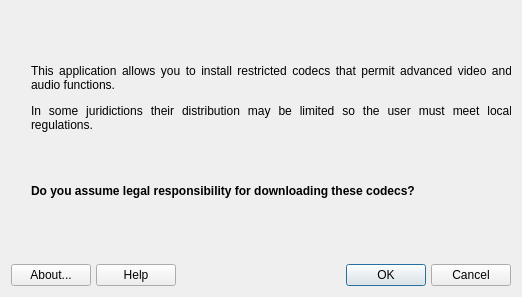
<?xml version="1.0" encoding="UTF-8"?>
<ui version="4.0">
 <class>codecs</class>
 <widget class="QDialog" name="codecs">
  <property name="geometry">
   <rect>
    <x>0</x>
    <y>0</y>
    <width>522</width>
    <height>297</height>
   </rect>
  </property>
  <property name="windowTitle">
   <string>Codecs Installer</string>
  </property>
  <layout class="QVBoxLayout" name="verticalLayout">
   <item>
    <widget class="QStackedWidget" name="stackedWidget">
     <property name="currentIndex">
      <number>0</number>
     </property>
     <widget class="QWidget" name="pageAccept">
      <widget class="QLabel" name="labelAccept">
       <property name="geometry">
        <rect>
         <x>20</x>
         <y>20</y>
         <width>481</width>
         <height>201</height>
        </rect>
       </property>
       <property name="text">
        <string>&lt;html&gt;&lt;head/&gt;&lt;body&gt;&lt;p align=&quot;justify&quot;&gt;This application allows you to install restricted codecs that permit advanced video and audio functions.&lt;/p&gt;&lt;p align=&quot;justify&quot;&gt;In some juridictions their distribution may be limited so the user must meet local regulations. &lt;/p&gt;&lt;p align=&quot;justify&quot;&gt;&lt;br/&gt;&lt;/p&gt;&lt;p align=&quot;justify&quot;&gt;&lt;span style=&quot; font-weight:600;&quot;&gt;Do you assume legal responsibility for downloading these codecs?&lt;/span&gt;&lt;/p&gt;&lt;/body&gt;&lt;/html&gt;</string>
       </property>
       <property name="textFormat">
        <enum>Qt::RichText</enum>
       </property>
       <property name="wordWrap">
        <bool>true</bool>
       </property>
      </widget>
     </widget>
     <widget class="QWidget" name="pageDownload">
      <layout class="QVBoxLayout" name="verticalLayout_2">
       <item>
        <widget class="QGroupBox" name="groupBox">
         <property name="title">
          <string>Downloading codecs files</string>
         </property>
         <widget class="QLabel" name="labelDownload">
          <property name="geometry">
           <rect>
            <x>0</x>
            <y>30</y>
            <width>481</width>
            <height>151</height>
           </rect>
          </property>
          <property name="text">
           <string/>
          </property>
          <property name="wordWrap">
           <bool>true</bool>
          </property>
         </widget>
        </widget>
       </item>
       <item>
        <widget class="QProgressBar" name="progressBar">
         <property name="value">
          <number>24</number>
         </property>
        </widget>
       </item>
      </layout>
     </widget>
    </widget>
   </item>
   <item>
    <layout class="QGridLayout" name="buttonBar" columnstretch="0,0,0,0,0,0,0,0,0">
     <property name="sizeConstraint">
      <enum>QLayout::SetDefaultConstraint</enum>
     </property>
     <property name="leftMargin">
      <number>0</number>
     </property>
     <property name="topMargin">
      <number>0</number>
     </property>
     <property name="rightMargin">
      <number>0</number>
     </property>
     <property name="bottomMargin">
      <number>0</number>
     </property>
     <property name="spacing">
      <number>5</number>
     </property>
     <item row="0" column="8">
      <widget class="QPushButton" name="buttonCancel">
       <property name="toolTip">
        <string>Cancel any changes then quit</string>
       </property>
       <property name="text">
        <string>Cancel</string>
       </property>
       <property name="icon">
        <iconset>
         <normaloff>../../../../../../../../../../usr/share/icons/Tango/16x16/actions/gtk-cancel.png</normaloff>../../../../../../../../../../usr/share/icons/Tango/16x16/actions/gtk-cancel.png</iconset>
       </property>
       <property name="shortcut">
        <string>Alt+N</string>
       </property>
       <property name="autoDefault">
        <bool>true</bool>
       </property>
      </widget>
     </item>
     <item row="0" column="6">
      <widget class="QPushButton" name="buttonOk">
       <property name="toolTip">
        <string>Apply any changes then quit</string>
       </property>
       <property name="text">
        <string>OK</string>
       </property>
       <property name="icon">
        <iconset>
         <normaloff>../../../../../../../../../../usr/share/user/icons/dialog-ok.png</normaloff>../../../../../../../../../../usr/share/user/icons/dialog-ok.png</iconset>
       </property>
       <property name="shortcut">
        <string/>
       </property>
       <property name="autoDefault">
        <bool>true</bool>
       </property>
       <property name="default">
        <bool>true</bool>
       </property>
      </widget>
     </item>
     <item row="0" column="5">
      <spacer name="horizontalSpacer2">
       <property name="orientation">
        <enum>Qt::Horizontal</enum>
       </property>
       <property name="sizeHint" stdset="0">
        <size>
         <width>40</width>
         <height>20</height>
        </size>
       </property>
      </spacer>
     </item>
     <item row="0" column="3">
      <widget class="QLabel" name="label">
       <property name="maximumSize">
        <size>
         <width>32</width>
         <height>32</height>
        </size>
       </property>
       <property name="midLineWidth">
        <number>0</number>
       </property>
       <property name="text">
        <string/>
       </property>
       <property name="pixmap">
        <pixmap>../../../../../../../../../../usr/local/share/icons/antix-globe-3.png</pixmap>
       </property>
       <property name="scaledContents">
        <bool>true</bool>
       </property>
      </widget>
     </item>
     <item row="0" column="0">
      <widget class="QPushButton" name="buttonAbout">
       <property name="toolTip">
        <string>About this application</string>
       </property>
       <property name="text">
        <string>About...</string>
       </property>
       <property name="icon">
        <iconset>
         <normaloff>../../../../../../../../../../usr/share/icons/Tango/16x16/apps/accessories-text-editor.png</normaloff>../../../../../../../../../../usr/share/icons/Tango/16x16/apps/accessories-text-editor.png</iconset>
       </property>
       <property name="shortcut">
        <string>Alt+B</string>
       </property>
       <property name="autoDefault">
        <bool>true</bool>
       </property>
      </widget>
     </item>
     <item row="0" column="2">
      <spacer name="horizontalSpacer1">
       <property name="orientation">
        <enum>Qt::Horizontal</enum>
       </property>
       <property name="sizeHint" stdset="0">
        <size>
         <width>40</width>
         <height>20</height>
        </size>
       </property>
      </spacer>
     </item>
     <item row="0" column="1">
      <widget class="QPushButton" name="buttonHelp">
       <property name="sizePolicy">
        <sizepolicy hsizetype="Minimum" vsizetype="Fixed">
         <horstretch>0</horstretch>
         <verstretch>0</verstretch>
        </sizepolicy>
       </property>
       <property name="toolTip">
        <string>Display help </string>
       </property>
       <property name="text">
        <string>Help</string>
       </property>
       <property name="icon">
        <iconset>
         <normaloff>../../../../../../../../../usr/share/icons/Tango/16x16/apps/gnome-help.png</normaloff>../../../../../../../../../usr/share/icons/Tango/16x16/apps/gnome-help.png</iconset>
       </property>
       <property name="shortcut">
        <string>Alt+H</string>
       </property>
      </widget>
     </item>
    </layout>
   </item>
  </layout>
 </widget>
 <layoutdefault spacing="6" margin="11"/>
 <resources/>
 <connections>
  <connection>
   <sender>buttonCancel</sender>
   <signal>pressed()</signal>
   <receiver>codecs</receiver>
   <slot>reject()</slot>
   <hints>
    <hint type="sourcelabel">
     <x>451</x>
     <y>274</y>
    </hint>
    <hint type="destinationlabel">
     <x>694</x>
     <y>634</y>
    </hint>
   </hints>
  </connection>
 </connections>
</ui>
